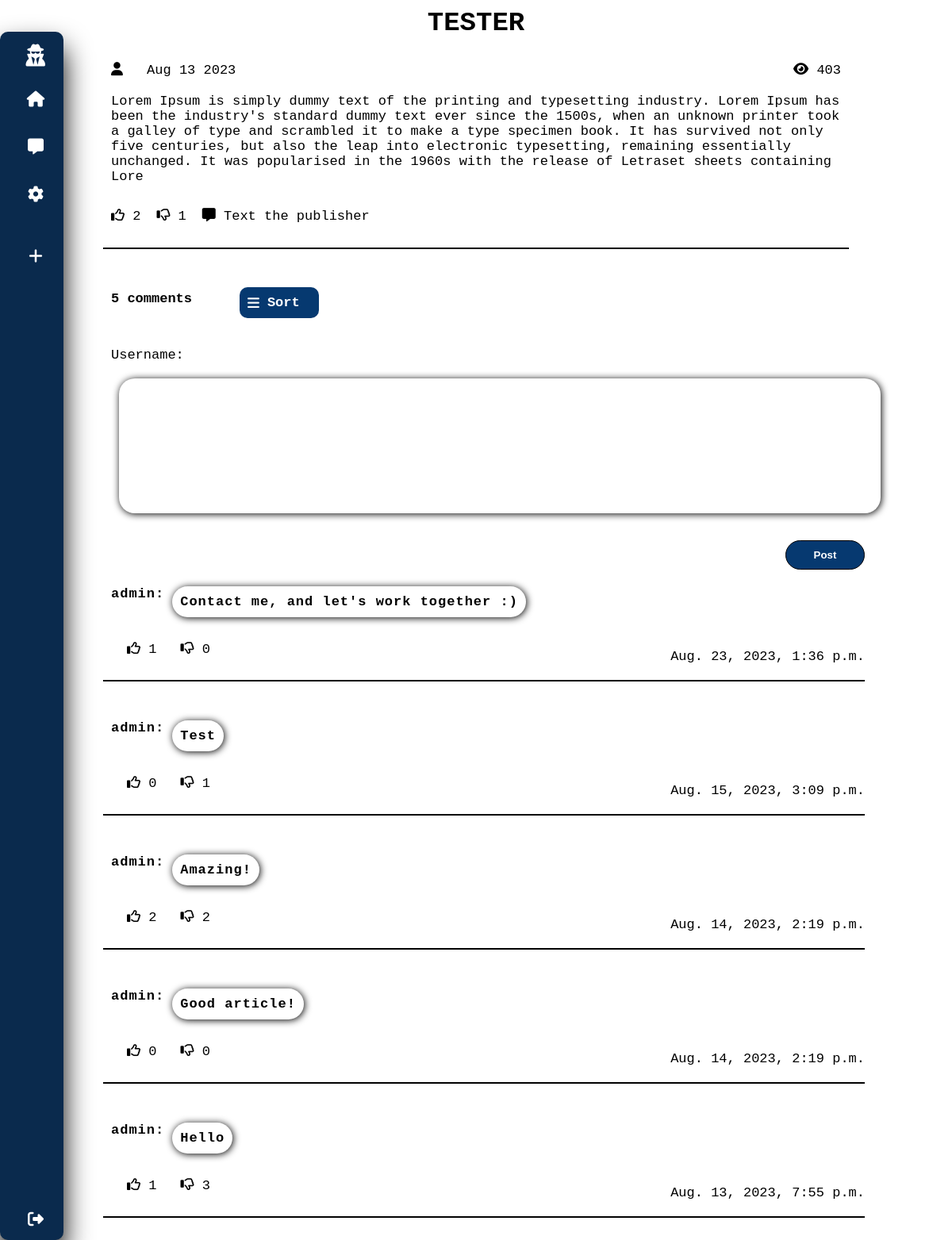
Page /post/7/ (signed in) on the committed database.
### anonymous/models.py (models this page shows, shortened)
class Post(models.Model):
    user = models.ForeignKey(Anonymous, on_delete=models.CASCADE)
    title = models.CharField(max_length=100)
    description = models.TextField()
    date = models.DateTimeField(auto_now_add=True)
    likes = models.IntegerField(default=0)
    dislikes = models.IntegerField(default=0)
    views = models.IntegerField(default=0)

class Comments(models.Model):
    commentator = models.ForeignKey(User, on_delete=models.CASCADE)
    post = models.ForeignKey(Post, on_delete=models.CASCADE)
    comment = models.TextField()
    date = models.DateTimeField(auto_now_add=True)
    likes = models.IntegerField(default=0)
    dislikes = models.IntegerField(default=0)

### anonymous/views.py (the view)
# urls.py: path('post/<int:pk>/', views.post, name = 'post'),
def post(request, pk):
    user_code = generate_code_user(request)
    post = Post.objects.filter(id = pk)
    post.update(views = post[0].views + 1)
    if request.method == 'POST':
        commentator = request.user
        comment = request.POST.get('comment')
        Comments.objects.create(commentator = commentator, comment = comment, post = post[0])
        return HttpResponseRedirect(f"/post/{pk}")
    get_comments = Comments.objects.filter(post = post[0]).order_by('-date')
    number_of_comments = get_comments.count()
    context = {'post': post[0], 'comments':get_comments, 'user_code': user_code, 'number_of_comments': number_of_comments}
    return render(request, 'anonymous/post.html', context)

### anonymous/helper_functions.py (called while the page is built)
def generate_code_user(request):
    id = shortuuid.ShortUUID().random(length=6)
    try:
        user_acc = Anonymous.objects.filter(user = request.user)
    except:
        user_acc = Anonymous.objects.create(user = request.user, code = id)
        return user_acc.code
    if user_acc:
        if user_acc[0].code:
            pass
        else:
             user_acc = Anonymous.objects.filter(user = request.user).create(code = id)
    else:
        user_acc = Anonymous.objects.create(user = request.user, code = id)
        return user_acc.code
    return user_acc[0].code

### anonymous/templates/anonymous/post.html (shortened to what this page needs)
{%extends 'anonymous/base.html' %}{%load static%} {%block content%}
<head>
  <link rel="stylesheet" href="{% static 'css/post.css'%}" />
  <link
    rel="stylesheet"
    href="https://cdnjs.cloudflare.com/ajax/libs/font-awesome/6.4.0/css/all.min.css"
  />
</head>
<body>
  <div class="blog">
    <h1 class="title">{{post.title}}</h1>
    <div class="data">
      <span class="date"><i class="fa-solid fa-user modal" style="margin-right: 20px"></i> {{post.date|date:"M d Y"}}</span>
      <span class="views"> <i class="fa-solid fa-eye"></i> {{post.views}}</span>
    </div>
    <p>{{post.description}}</p>
    <div class="interaction">
      <span class="likes"><i class="fa-regular fa-thumbs-up"></i> {{post.likes}}</span>
      <span class="dislikes"><i class="fa-regular fa-thumbs-down"></i> {{post.dislikes}}</span>
      <span>
        <a href="{% url 'new_room' user_code post.user.code%}"><i class="fa-solid fa-message text-msg"></i> Text the publisher</a>
      </span>
    </div>
    <hr />
    <div class="comment-info">
      <div><p id="comments">{{number_of_comments}} comments</p></div>
      <div class="sort-modal">
        <p id="sort"><i class="fa-solid fa-bars"></i> Sort</p>
      </div>
    </div>
    <br /><br />
    <br /><br />
    <div class="comment-section">
      <form method="post">
        <div class="comment-input">
          <p>Username:</p>
          <textarea name="comment" id="" cols="30" rows="10"></textarea>
        </div>
        <button type="submit" id="post">Post</button>
      </form>
      {%for comment in comments%}
      <div class="comment">
        <div class="container-one">
          <p>{{comment.commentator}}:</p>
          <p id="comment">{{comment.comment}}</p>
        </div>
        <div class="interaction-comment">
          <span class="likes">
            <i
              class="fa-regular fa-thumbs-up"
              data-id="{{comment.id}}"
              data-postid="{{post.id}}"
            ></i>
            <span class="like">{{comment.likes}}</span></span
          >
          <span class="dislikes">
            <i
              class="fa-regular fa-thumbs-down"
              data-id="{{comment.id}}"
              data-postid="{{post.id}}"
            ></i>
            <span class="dislike">{{comment.dislikes}}</span></span
          >
        </div>
        <p id="date">{{comment.date}}</p>
        <hr id="comment-hr" />
      </div>
      {%endfor%}
    </div>
  </div>
</body>
{%endblock%}

### anonymous/static/css/base.css (style rules this page uses)
* { margin: 0; padding: 0; outline: none; border: none; text-decoration: none; box-sizing: border-box; }
button { background-color: transparent; background-repeat: no-repeat; border: none; cursor: pointer; overflow: hidden; outline: none; }

### anonymous/static/css/post.css (style rules this page uses)
.blog { font-family: "Courier New", monospace; font-weight: 500; font-size: 17px; margin: auto; text-align: center; width: 80%; padding: 10px; }
.blog .title { text-transform: uppercase; margin-bottom: 30px; }
.blog p { margin: 20px 0 20px 10px; text-align: left; }
.data { display: flex; }
.views { margin-left: auto; margin-right: 10px; }
.date { margin-left: 10px; }
.interaction { display: flex; justify-content: start; margin-left: 10px; margin-bottom: 30px; margin-top: 30px; }
.likes { margin-right: 20px; }
textarea { border: 1px solid black; resize: none; margin-bottom: 2%; }
.container-one { display: flex; margin-top: 2%; }
.container-one p { font-weight: 600; letter-spacing: 1px; }
.comment-section { z-index: -1; position: absolute; width: 80%; }
#comment { border-radius: 20px; box-shadow: 1px 1px 10px black; padding: 10px; max-width: 90%; overflow-wrap: break-word; }
.comment-input textarea { margin-left: 20px; width: 100%; padding: 10px; border: none; border-radius: 20px; box-shadow: 1px 1px 10px black; }
.interaction-comment { margin: 10px 0 0 30px; float: left; }
.comment-info { float: left; display: flex; align-items: flex-start; }
#comments { margin-top: 25px; margin-right: 50px; font-weight: 600; }
form { margin-bottom: 5%; }
#post { float: right; border: 1px solid black; border-radius: 20px; margin: 10px 0 0 0; padding: 10px; width: 100px; font-weight: 600; background-color: #063970; color: white; }
hr { border: 1px solid black; margin-bottom: 3%; width: 100%; }
.text-msg { margin-left: 20px; }
a { color: black; }
#date { float: right; }
#sort { background-color: #063970; width: 100px; color: white; border-radius: 10px; font-weight: bold; display: flex; align-items: center; padding: 10px; }
#sort i { margin-right: 10px; }

### rows in the picture
Post: title "TESTER", date "Aug 13 2023", views "403", description "Lorem Ipsum is simply dummy text of the printing and typesetting industry. Lorem Ipsum has been the industry's standard dummy text ever since the 1500s, when an unknown printer took a galley of type and scrambled it to make a type specimen book. It has survived not only five centuries, but also the leap into electronic typesetting, remaining essentially unchanged. It was popularised in the 1960s with the release of Letraset sheets containing Lore", likes "2", dislikes "1"
Comments: commentator "admin", comment "Contact me, and let's work together :)", likes "1", dislikes "0", date "Aug. 23, 2023, 1:36 p.m."
Comments: commentator "admin", comment "Test", likes "0", dislikes "1", date "Aug. 15, 2023, 3:09 p.m."
Comments: commentator "admin", comment "Amazing!", likes "2", dislikes "2", date "Aug. 14, 2023, 2:19 p.m."
Comments: commentator "admin", comment "Good article!", likes "0", dislikes "0", date "Aug. 14, 2023, 2:19 p.m."
Comments: commentator "admin", comment "Hello", likes "1", dislikes "3", date "Aug. 13, 2023, 7:55 p.m."

### other values in the picture
{{ number_of_comments }} "5"
